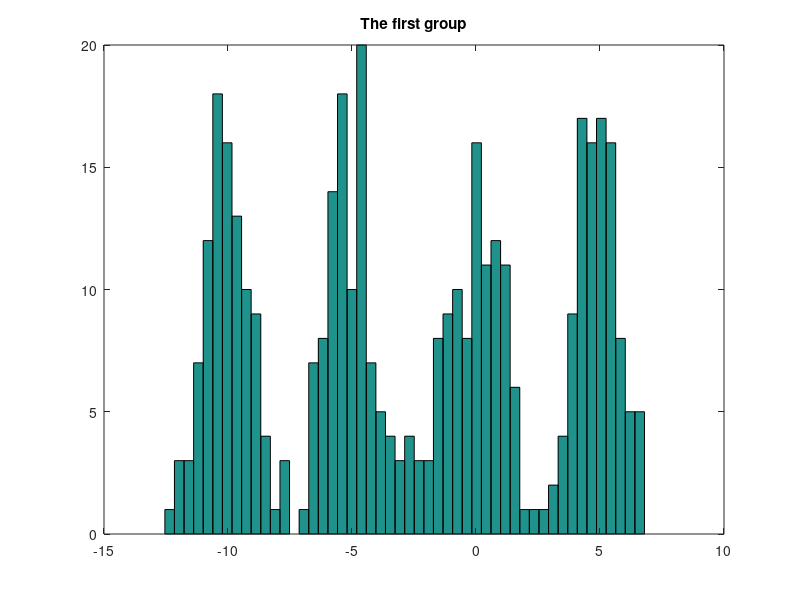
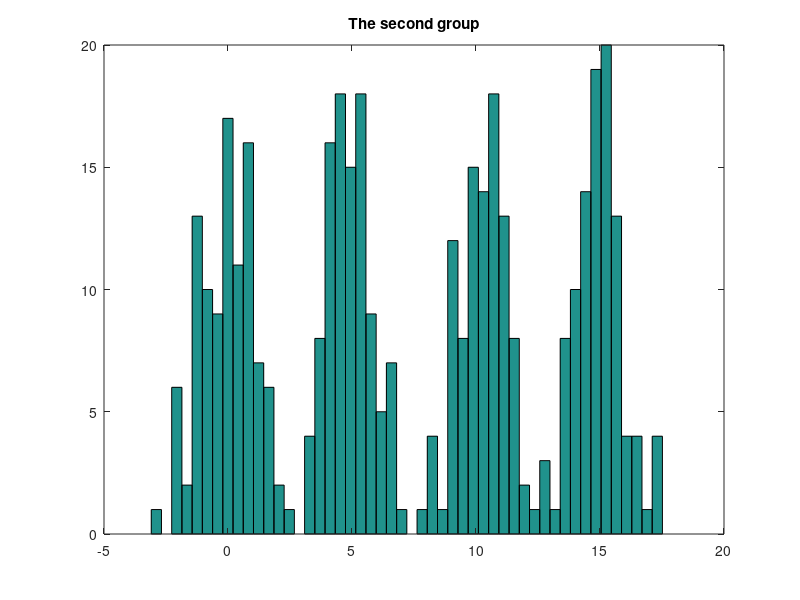

These charts were generated, in order, by the following MATLAB code:
%% data generation process
%
%     mu_0 = 1/2 N(0,1) + 1/2 N(5,1)
%     mu_1 = 1/2 N(-5,1) + 1/2 N(-10,1)
%     mu_2 = 1/2 N(10,1) + 1/2 N(15,1)
% 
%     p_1 = mu_0 + mu_1
%     p_2 = mu_0 + mu_2

function data = data_generate()

x1 = randn(1, 100);
x2 = randn(1, 100) + 5;
x3 = randn(1, 100) - 5;
x4 = randn(1, 100) - 10;
x5 = randn(1, 100) + 10;
x6 = randn(1, 100) + 15;

data = zeros(2, 400);
data(1,:) = [x1, x2, x3, x4];
data(2,:) = [x1, x2, x5, x6];

figure(1)
hist(data(1,:), 50)
title('The first group')

figure(2)
hist(data(2,:), 50)
title('The second group')
